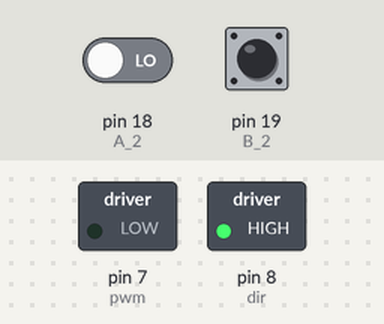
Bench run of a sketch on a simulated Arduino Leonardo, built with avr-gcc and run on an emulated ATmega32U4. Parts: switched loads named in the sketch (green lamp = pin HIGH). The test bench sets the inputs (shaded band); at power-on: pin 18 (A_2) LOW, pin 19 (B_2) HIGH. Pins used as bus, display or sensor lines are not drawn.

Above: at 0.01 s.
At 1.2 s:
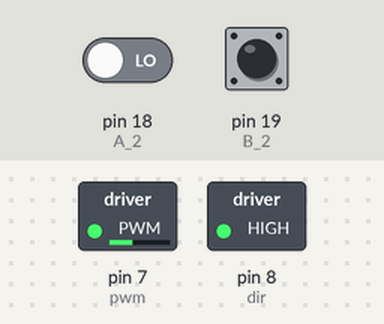
1.3 s: pin 18 (A_2) driven HIGH
At 3.5 s:
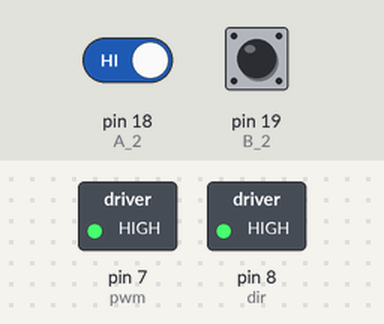
Timing chart, 0 to 5.0 s (numbered marks = the images above; inputs shaded):
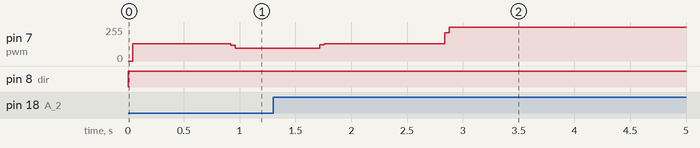

The sketch:

proportional_control_2.pde
```cpp
/* proportional control to keep balancing a pendulum on an inverted position*/
#define A_2 18
#define B_2 19
#define dir 8
#define pwm 7
#define brake 6
volatile float count_2 = 0;
int Kp;
int setpoint;

void setup()
{ TCCR4B=0x02;
  pinMode(A_2, INPUT);
  pinMode(B_2, INPUT);
  pinMode (dir, OUTPUT);
  pinMode (pwm, OUTPUT);
  pinMode (brake, OUTPUT);
  attachInterrupt(5, doA2, CHANGE);
  attachInterrupt(4, doB2, CHANGE);
 // Serial.begin (19200); Serial.println("START READING");
}

void loop()
{
  float angle_2=count_2*(360.0/10000.0); /*variable to convert pulses to mechanical degrees*/
  int pos2=int(angle_2); /*to convert floating point to integer*/
  Kp= 40; /*proportional gain*/
  setpoint=180;
  int error2= setpoint - pos2;
  if (error2>0)
  {
     motor_CW ();
     int pot= Kp*error2; /*control signal*/
     analogWrite(pwm,pot);
     if(pot>255)
     {
       pot=255;
       analogWrite(pwm,pot);
     }
  }
  if (error2>=20)
        {
          motorStop ();
        }
  if(error2<0)
     {
       motor_CCW ();
       int pot= Kp*error2; /*control signal*/
       pot=pot*(-1);
       analogWrite(pwm,pot);
       if(pot>255)
       {
       pot=255;
       analogWrite(pwm,pot);
       }
     }
      if(error2<=-20)
         {
          motorStop ();
         }
   if(error2==0)
      {
        motorStop ();
      }

  /*Serial.print(" pos2 = ");
  Serial.print(pos2);
  Serial.print(", error2 = ");
  Serial.print(error2);
  Serial.println();*/
}

void doA2(){
  // look for a low-to-high on channel A
  if (digitalRead(A_2) == HIGH) {
    // check channel B to see which way encoder is turning
    if (digitalRead(B_2) == LOW) {
      count_2 = count_2 + 1;         // CW
    }
    else {
      count_2 = count_2 - 1;         // CCW
    }
  }
  else   // must be a high-to-low edge on channel A
  {
    // check channel B to see which way encoder is turning
    if (digitalRead(B_2) == HIGH) {
      count_2 = count_2 + 1;          // CW
    }
    else {
      count_2 = count_2 - 1;          // CCW
    }
  }

}
void doB2(){
  // look for a low-to-high on channel B
  if (digitalRead(B_2) == HIGH) {
   // check channel A to see which way encoder is turning
    if (digitalRead(A_2) == HIGH) {
      count_2 = count_2 + 1;         // CW
    }
    else {
      count_2 = count_2 - 1;         // CCW
    }
  }
  // Look for a high-to-low on channel B
  else {
    // check channel B to see which way encoder is turning
    if (digitalRead(A_2) == LOW) {
      count_2 = count_2 + 1;          // CW
    }
    else {
      count_2 = count_2 - 1;          // CCW
    }
  }
}
void motor_CW ()/* motor spins clockwise direction*/
{
  digitalWrite(dir,HIGH);
  digitalWrite(pwm,HIGH);
  digitalWrite(brake,LOW);
}
void motor_CCW ()/*motor spins counter clockwise direction*/
{
  digitalWrite(dir,LOW);
  digitalWrite(pwm,HIGH);
  digitalWrite(brake,LOW);
}
void motorStop ()/*motor brakes*/
{
  digitalWrite (dir, HIGH);
  digitalWrite (pwm, LOW);
  digitalWrite (brake, HIGH);
}
```
